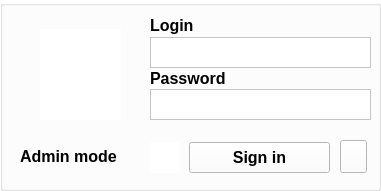
  <widget class="QGroupBox" name="adminBox">
   <property name="geometry">
    <rect>
     <x>1070</x>
     <y>23</y>
     <width>381</width>
     <height>191</height>
    </rect>
   </property>
   <property name="styleSheet">
    <string notr="true">background-color: transparent;</string>
   </property>
   <property name="title">
    <string/>
   </property>
   <widget class="QPushButton" name="exitButton">
    <property name="geometry">
     <rect>
      <x>340</x>
      <y>140</y>
      <width>27</width>
      <height>33</height>
     </rect>
    </property>
    <property name="styleSheet">
     <string notr="true">background-color: rgb(255, 255, 255);</string>
    </property>
    <property name="text">
     <string/>
    </property>
    <property name="icon">
     <iconset resource="../resources.qrc">
      <normaloff>:/images/images/exit.png</normaloff>:/images/images/exit.png</iconset>
    </property>
    <property name="iconSize">
     <size>
      <width>30</width>
      <height>25</height>
     </size>
    </property>
   </widget>
   <widget class="QLabel" name="label_10">
    <property name="geometry">
     <rect>
      <x>20</x>
      <y>141</y>
      <width>131</width>
      <height>31</height>
     </rect>
    </property>
    <property name="font">
     <font>
      <pointsize>12</pointsize>
      <weight>75</weight>
      <bold>true</bold>
     </font>
    </property>
    <property name="styleSheet">
     <string notr="true">background-color: transparent;
color: rgb(0, 0, 0);
 border: 0px solid #000000;
</string>
    </property>
    <property name="text">
     <string>Admin mode</string>
    </property>
   </widget>
   <widget class="QLabel" name="label_11">
    <property name="geometry">
     <rect>
      <x>150</x>
      <y>13</y>
      <width>63</width>
      <height>24</height>
     </rect>
    </property>
    <property name="font">
     <font>
      <pointsize>12</pointsize>
      <weight>75</weight>
      <bold>true</bold>
     </font>
    </property>
    <property name="styleSheet">
     <string notr="true">background-color: transparent;
color: rgb(0, 0, 0);
 border: 0px solid #000000;
</string>
    </property>
    <property name="text">
     <string>Login</string>
    </property>
   </widget>
   <widget class="QPlainTextEdit" name="passwordBox">
    <property name="geometry">
     <rect>
      <x>150</x>
      <y>89</y>
      <width>221</width>
      <height>31</height>
     </rect>
    </property>
    <property name="font">
     <font>
      <pointsize>9</pointsize>
      <weight>75</weight>
      <bold>true</bold>
     </font>
    </property>
    <property name="styleSheet">
     <string notr="true">background-color: rgb(255, 255, 255);</string>
    </property>
   </widget>
   <widget class="QLabel" name="employee">
    <property name="geometry">
     <rect>
      <x>40</x>
      <y>29</y>
      <width>81</width>
      <height>91</height>
     </rect>
    </property>
    <property name="styleSheet">
     <string notr="true">background-color: rgb(255, 255, 255);</string>
    </property>
    <property name="text">
     <string/>
    </property>
    <property name="pixmap">
     <pixmap resource="../resources.qrc">:/images/images/employee.png</pixmap>
    </property>
   </widget>
   <widget class="QPlainTextEdit" name="loginBox">
    <property name="geometry">
     <rect>
      <x>150</x>
      <y>37</y>
      <width>221</width>
      <height>31</height>
     </rect>
    </property>
    <property name="font">
     <font>
      <pointsize>9</pointsize>
      <weight>75</weight>
      <bold>true</bold>
     </font>
    </property>
    <property name="styleSheet">
     <string notr="true">background-color: rgb(255, 255, 255);</string>
    </property>
   </widget>
   <widget class="QLabel" name="label_12">
    <property name="geometry">
     <rect>
      <x>150</x>
      <y>67</y>
      <width>104</width>
      <height>23</height>
     </rect>
    </property>
    <property name="font">
     <font>
      <pointsize>12</pointsize>
      <weight>75</weight>
      <bold>true</bold>
     </font>
    </property>
    <property name="styleSheet">
     <string notr="true">background-color: transparent;
color: rgb(0, 0, 0);
 border: 0px solid #000000;
</string>
    </property>
    <property name="text">
     <string>Password</string>
    </property>
   </widget>
   <widget class="QLabel" name="adminLed">
    <property name="geometry">
     <rect>
      <x>150</x>
      <y>142</y>
      <width>29</width>
      <height>31</height>
     </rect>
    </property>
    <property name="styleSheet">
     <string notr="true">background-color: rgb(255, 255, 255);</string>
    </property>
    <property name="text">
     <string/>
    </property>
   </widget>
   <widget class="QPushButton" name="pushButton">
    <property name="geometry">
     <rect>
      <x>189</x>
      <y>142</y>
      <width>141</width>
      <height>31</height>
     </rect>
    </property>
    <property name="font">
     <font>
      <pointsize>12</pointsize>
      <weight>75</weight>
      <bold>true</bold>
     </font>
    </property>
    <property name="styleSheet">
     <string notr="true">color: rgb(0, 0, 0);
background-color: rgb(255, 255, 255);</string>
    </property>
    <property name="text">
     <string>Sign in</string>
    </property>
   </widget>
  </widget>
